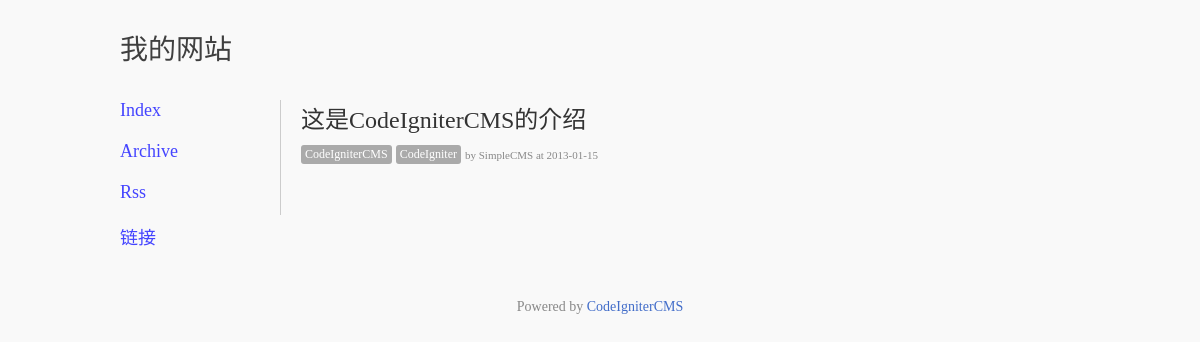
Before: / with the older database file.
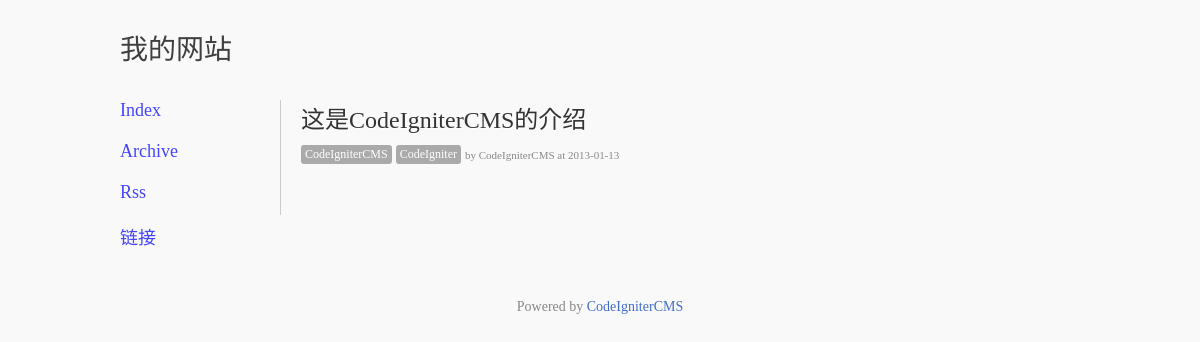
After: the same page with the newer database file.
### tables this page shows
CREATE TABLE `sc_option` (
  `t_name` varchar(50) NOT NULL,
  `t_value` varchar(255) NOT NULL
);

CREATE TABLE `sc_posts` (
  `id` int(11) NOT NULL auto_increment,
  `title` varchar(100) NOT NULL,
  `content` text NOT NULL,
  `pub_time` datetime NOT NULL,
  `enable_comment` int(1) NOT NULL,
  `status` varchar(20) NOT NULL,
  `post_or_page` varchar(10) NOT NULL,
  PRIMARY KEY  (`id`)
);

CREATE TABLE `sc_tags` (
  `id` int(11) NOT NULL auto_increment,
  `pid` int(11) NOT NULL,
  `tag` varchar(50) NOT NULL,
  PRIMARY KEY  (`id`)
);

### application/controllers/Main.php (called while the page is built, shortened)
<?php if ( ! defined('BASEPATH')) exit('No direct script access allowed');
class Main extends CI_Controller {
	function __construct()
	{
		parent::__construct();
	}
	public function index($tag="_",$date="_",$page=0)
	{
		$page=intval($page);
		$per_page=10;
		$sql_tag="";
		$sql_date="";
		$data['tag_']=$tag;
		$data['date_']=$date;
		$query=$this->db->query("select * from sc_posts where status=? and post_or_page=? and pub_time<now() $sql_tag $sql_date order by pub_time desc limit ?,?",array(1,'post',$page,$per_page));
		$query_cnt=$this->db->query("select count(1) as cnt from sc_posts where status=? and post_or_page=? and pub_time<now() $sql_tag $sql_date",array(1,'post',$page,$per_page));
		$query_cnt_row=$query_cnt->result();
		$data['cnt']=intval($query_cnt_row[0]->cnt);
		if($data['cnt']%$per_page==0){
			$data['lastpage']=$data['cnt']-$per_page;
		}else{
			$data['lastpage']=intval($data['cnt']/$per_page)*$per_page;
		}
		$prevpage=($page-$per_page)<=0?0:($page-$per_page);
		$nextpage=($page+$per_page)>=$data['cnt']?$page:$page+$per_page;
		$data['prevpage']=$prevpage;
		$data['nextpage']=$nextpage;
		$data['page']=$page;
		$rows=$query->result();
		for($i=0;$i<count($rows);$i++){
			$id=$rows[$i]->id;
			$query_tags=$this->db->query("select * from sc_tags where pid=?",array($id));
			$rows_tags=$query_tags->result();
			$rows[$i]->tags=$rows_tags;
		}
		$data['list']=$rows;
		$query=$this->db->query("select * from sc_option where t_name='site_name' or t_name='site_description'");
		$result=$query->result();
		foreach($result as $item){
			if($item->t_name=="site_name"){
				$data['keywords']=$item->t_value;
			}else if($item->t_name=="site_description"){
				$data['description']=$item->t_value;
			}
		}
		$query=$this->db->query("select * from sc_option where t_name='site_username'");
		$result=$query->result();
		$data['site_username']=$result[0]->t_value;
		$this->load->view("index",$data);
	}
}

### index.php (called while the page is built, shortened)
<?php
require_once BASEPATH.'core/CodeIgniter.php';

### application/views/index.php (the view, shortened to what this page needs)
<?php $this->load->view("index_header");?>
			<div class="left a22" style="width:770px;">
				<div>
					<?php for($i=0;$i<count($list);$i++):?>
					<div class="index_title textalignleft">
						<a href="<?=site_url()?>/main/detail/<?=$list[$i]->id?>"><?=$list[$i]->title?></a>
					</div>
					<div class="a23">
						<?php for($j=0;$j<count($list[$i]->tags);$j++):
									$tags=$list[$i]->tags;
						?>
						<div class="link_button_2 left"><a href="<?=site_url()?>/main/index/<?=$tags[$j]->tag?>/_"><?=$tags[$j]->tag?></a></div>
						<?php endfor;?>
						<div class="left a24">by <?=$site_username?> at <?php echo substr($list[$i]->pub_time,0,10);?></div>
					</div>
					<?php endfor;?>
				</div>
				<div class="a12">
				</div>
			</div>
<?php $this->load->view("index_footer");?>

### application/language/english/lang_lang.php (shortened to what this page needs)
<?php
$lang['powered_by']="Powered by <a href=\"https://github.com/xmxkkk/CodeIgniterCMS\" class=\"titlenochecked\">CodeIgniterCMS</a>";

### application/views/index_header.php (shortened to what this page needs)
<?php
$query=$this->db->query("select * from sc_option where t_name='site_name'");
$rows=$query->result();
$site_name=$rows[0]->t_value;
$query_page=$this->db->query("select * from sc_posts where status=1 and post_or_page='page'");
$query_page_rows=$query_page->result();
?>
<!DOCTYPE html>
<html lang="en">
<head>
	<link rel="stylesheet" type="text/css" href="http://127.0.0.1:8089/simplecms/css/style.css">
</head>
<body>
<div class="textaligncenter">
	<div class="a14" style="width:960px;">
		<div class="a20 textalignleft" style="font-size:28px;">
			<a href="<?=site_url()?>"><?=$site_name?></a>
		</div>
		<div>
			<div class="left textalignleft a21" >
				<div class="navbar"><a href="<?=site_url()?>"><?=$this->lang->line("index")?></a></div>
				<div class="navbar"><a href="<?=site_url()?>/main/archive"><?=$this->lang->line("archive")?></a></div>
				<div class="navbar"><a href="<?=site_url()?>/main/rss"><?=$this->lang->line("rss")?></a></div>
				<?php foreach($query_page_rows as $row):?>
				<div class="navbar"><a href="<?=site_url()?>/main/detail/<?=$row->id?>"><?=$row->title?></a></div>
				<?php endforeach;?>
			</div>

### application/views/index_footer.php
		</div>
		<div class="a26"><?=$this->lang->line("powered_by")?></div>
	</div>
</div>
</body>
</html>

### css/style.css (style rules this page uses)
body { margin: 0; padding: 0; background: #F9F9F9; }
a { text-decoration: none; }
.link_button_2 { background:#aaa; padding: 2px 4px 2px 4px; font-size: 12px; margin-right: 4px; border-radius: 3px 3px 3px 3px; }
.link_button_2 a { color:#FFF; }
.a12 { padding-top:20px;font-size:16px; }
.a14 { width:900px;margin:auto auto; }
.a20 { height:100px;line-height:100px;font-size:24px; }
.a20 a { color:#3f3f3f; }
.a21 { width:150px;padding-right:10px; }
.a22 { border-left:1px solid #ccc;padding-left:20px; }
.a23 { padding-bottom:30px; }
.a24 { font-size:11px;color:#888;line-height:20px; }
.a26 { font-size:14px;color:#888;padding-top:30px; }
.a26 { cursor:pointer; }
.left { float:left; }
.titlenochecked { color:#426DC9; }
.textaligncenter { text-align:center; }
.textalignleft { text-align: left; }
.index_title { font-weight: normal; font-size: 24px; color: #333; text-shadow: 0 1px 0 white; margin: 0; padding: 0 0 10px 0; }
.index_title a { color: #333; }
.navbar a { color: #44F; font-size: 18px; display: block; padding-bottom: 20px; }

Changed rows visible on the page:
changed sc_posts "这是CodeIgniterCMS的介绍": site_username "SimpleCMS" → "CodeIgniterCMS"; pub_time "2013-01-15" → "2013-01-13"
